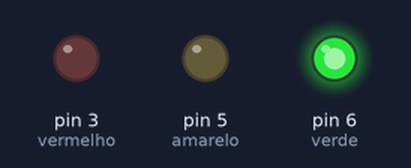
Recording of a sketch running on a simulated Arduino Uno, built with avr-gcc and run on an emulated ATmega328P. Parts: output pins drawn as LEDs (lit = HIGH).

Above: at 2.5 s.
At 5.5 s:
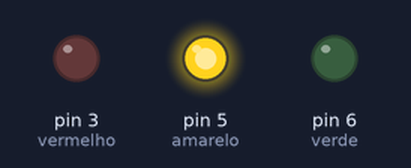
At 8.5 s:
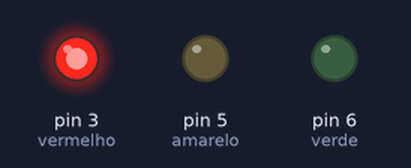
Timing chart, 0 to 14.3 s (numbered marks = the images above):
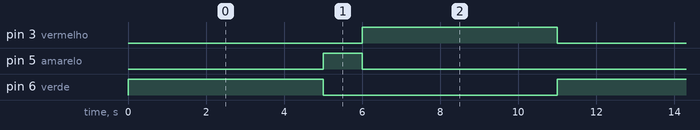

Measured:
- by itself, pin 3 (vermelho), pin 6 (verde): alternates HIGH for 5.0 s and LOW for 6.0 s
- by itself, pin 5 (amarelo): alternates HIGH for 1.0 s and LOW for 10.0 s
- by itself, everything shown: repeats every 11.0 s, in 4 steps

The sketch:

semaforo.ino
```cpp
#define vermelho 3    //define o pino 3 como LED vermelho
#define amarelo 5      //define o pino 5 como LED amarelo
#define verde 6         //define o pino 6 como LED verde


void setup() {
  pinMode(vermelho, OUTPUT);      //define o pino como saída
  pinMode(amarelo, OUTPUT);        //define o pino como saída
  pinMode(verde, OUTPUT);            //define o pino como saída

}

void loop() {
  digitalWrite(verde,  HIGH);
  delay(5000);
  digitalWrite(verde,  LOW);
  digitalWrite(amarelo, HIGH);
  delay(1000);
  digitalWrite(amarelo,  LOW);
  digitalWrite(vermelho, HIGH);
  delay(5000);
  digitalWrite(vermelho, LOW);
}
```
